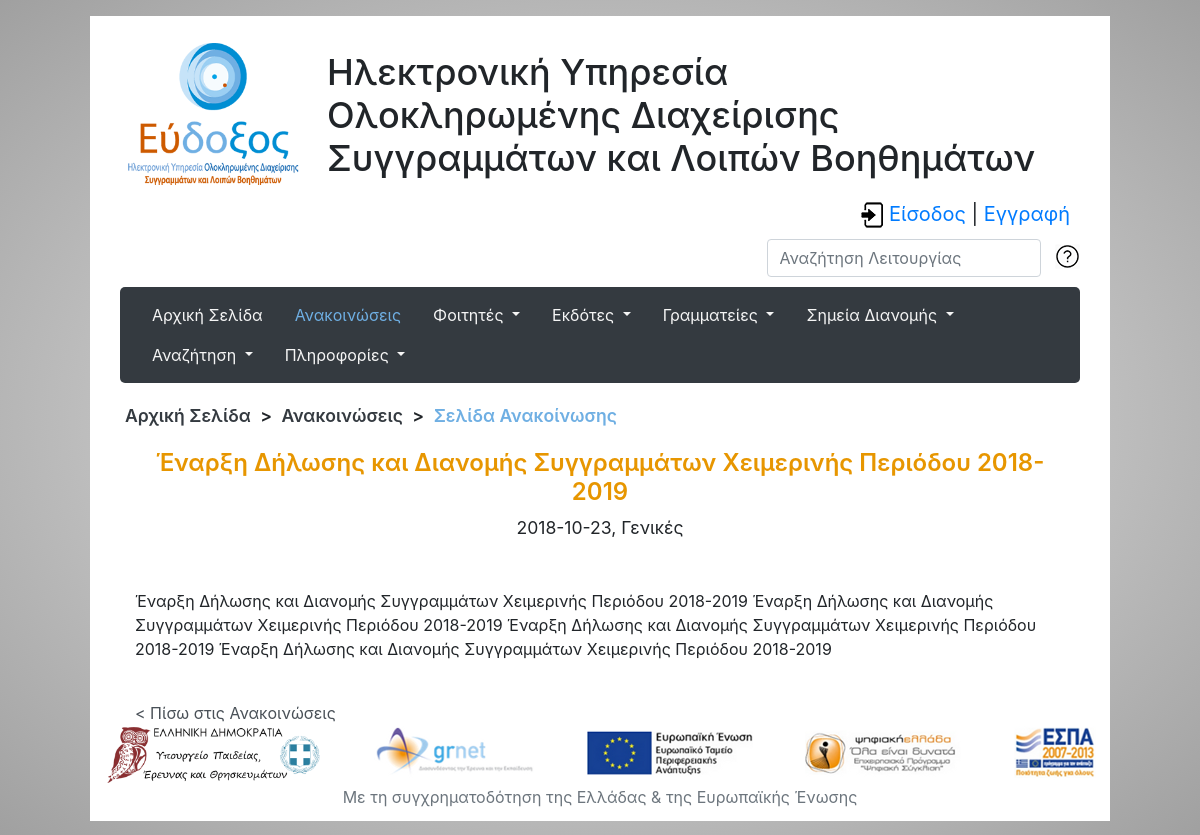
Screenshot of /sdi1500102_sdi1500165/php/announcement_page.php?id=1 with the database file from the repository.
### tables this page shows
CREATE TABLE IF NOT EXISTS `ANNOUNCEMENTS` (
  `idAnnouncement` INT UNSIGNED NOT NULL AUTO_INCREMENT,
  `title` VARCHAR(256) NOT NULL,
  `text` MEDIUMTEXT NOT NULL,
  `category` ENUM('general', 'students', 'secretaries', 'publishers', 'dist_points') NULL,
  `date` DATE NULL,
  PRIMARY KEY (`idAnnouncement`));

### sdi1500102_sdi1500165/php/announcement_page.php (the view, shortened to what this page needs)
<!DOCTYPE html>
<html>
<head>
    <link rel="stylesheet" type="text/css" href="/sdi1500102_sdi1500165/css/common.css"/>
    <link rel="stylesheet" type="text/css" href="/sdi1500102_sdi1500165/css/navbar.css"/>
	<link rel="stylesheet" type="text/css" href="/sdi1500102_sdi1500165/css/lib/bootstrap.min.css"/>
<?php
    function printCategory($category){
        switch ($category){
            case "general":
                echo "Γενικές";
                break;
        }
    }
?>
</head>
<body>
    <div class="main-container">
    <?php include("headlines.php") ?>
        <?php include("general_navbar.php"); ?>
        <nav class="my_breadcrump">
            <a class="breadcrump_item" href="/sdi1500102_sdi1500165/index.php">Αρχική Σελίδα</a> >
            <a class="breadcrump_item" href="/sdi1500102_sdi1500165/php/announcements.php">Ανακοινώσεις</a> >
            <a class="breadcrump_item last_item" href="">Σελίδα Ανακοίνωσης</a>
        </nav>
        <?php
            $conn = connectToDB();
            if ( isset($_GET['id']) ){
                $ann_id = $_GET['id'];
                $sqlStmt = $conn->prepare("SELECT * FROM ANNOUNCEMENTS WHERE idAnnouncement = ?");
                $sqlStmt->bind_param("s", $ann_id);
                $sqlStmt->execute();
                $result = $sqlStmt->get_result();
                if ($result->num_rows > 0) {
                    $announcement = $result->fetch_assoc();
                ?>
                    <div class="container">
                        <h2 class="this_orange_header"><?php echo $announcement['title']; ?></h2>
                        <div class="subtitle"><?php echo $announcement['date']; ?>, <?php printCategory($announcement['category']); ?></div>
                        <br><br>
                        <p><?php echo $announcement['text']; ?></p>
                        <br>
                    </div>
        <?php   }
    } ?>
        <div class="container">
            <a href="/sdi1500102_sdi1500165/php/announcements.php" class="grey_link"> < Πίσω στις Ανακοινώσεις </a>
            </div>
    </div>
</body>
</html>

### sdi1500102_sdi1500165/css/common.css (style rules this page uses)
html { min-height: 100%; position: relative; }
body { background: radial-gradient(#ebebeb, #c5c5c5, #a0a0a0); background-size: cover; background-attachment: fixed; }
.main-container { background-color: white; width: 85%; min-height: 96.6vh; margin-top: 16px; margin-bottom: 16px; margin-left: auto; margin-right: auto; padding: 20px 30px 96px 30px; }
#footer { position: absolute; right: 0; left: 0; text-align: center; bottom: 28px; margin-top: 20px; }
.my_breadcrump { margin: 20px 0px 20px 0px; font-size: 110%; font-weight: 600; }
a.breadcrump_item, p.breadcrump_item { color: #343a40; }
a.breadcrump_item { text-decoration: none; }
.breadcrump_item { display: inline-block; margin: 0px 5px 0px 5px; }
.last_item { color: #6fafe3 !important; }
.grey_link { color: #495057; text-decoration: none !important; }

### sdi1500102_sdi1500165/php/announcement_page.php (style rules this page uses)
.this_orange_header { color: rgb(231, 150, 0); text-align: center; font-size: 150%; font-weight: 600; }
.subtitle { font-size: 110%; text-align: center; }

### rows the page displays
announcements: title "Έναρξη Δήλωσης και Διανομής Συγγραμμάτων Χειμερινής Περιόδου 2018-2019", date "2018-10-23", text "Έναρξη Δήλωσης και Διανομής Συγγραμμάτων Χειμερινής Περιόδου 2018-2019 Έναρξη Δήλωσης και Διανομής Συγγραμμάτων Χειμερινής Περιόδου 2018-2019 Έναρξη Δήλωσης και Διανομής Συγγραμμάτων Χειμερινής Περιόδου 2018-2019 Έναρξη Δήλωσης και Διανομής Συγγραμμάτων Χειμερινής Περιόδου 2018-2019"
